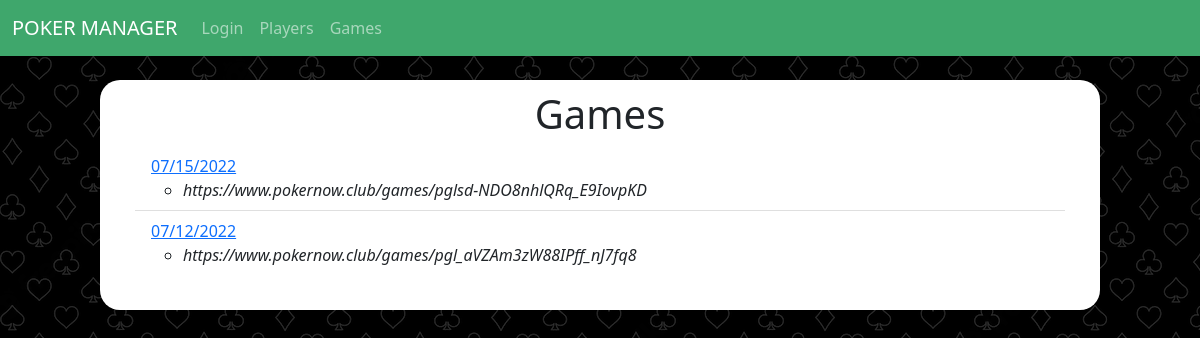
Before: /games with the older database file.
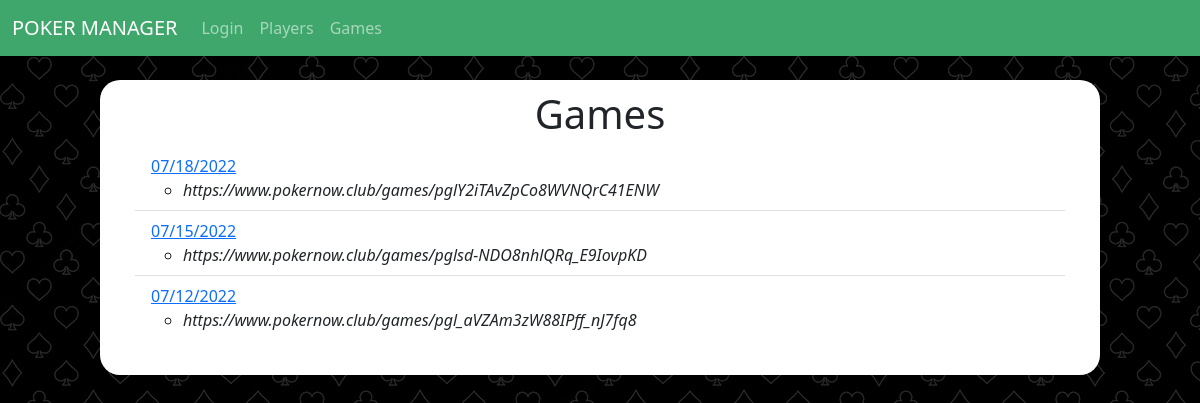
After: the same page with the newer database file.
### website/models.py (models this page shows)
class Game(db.Model):
	id = db.Column(db.Integer, primary_key=True)
	settled = db.Column(db.Boolean)
	date = db.Column(db.DateTime(timezone=True), default=func.now())
	urls = db.relationship('Url', backref='game')
	payments = db.relationship('Payment', backref='game')
	earnings = db.relationship('Earning', backref='game')

class Url(db.Model):
	id = db.Column(db.Integer, primary_key=True)
	url =  db.Column(db.String(300), unique=True)
	game_id = db.Column(db.Integer, db.ForeignKey('game.id'))

### website/views.py (the view)
@views.route('/games', methods=['GET','POST'])
def games():
	games = Game.query.order_by(Game.date.desc()).all()
	return render_template("games.html", user=current_user, games=games)

### website/templates/games.html (shortened to what this page needs)
{% extends "base.html" %}
{% block content %}
<h1 align="center">Games</h1>
<ul class="list-group list-group-flush" id="notes">
	{% for game in games %}
	<li class="list-group-item">
		<div class=" clearfix">
		<a href="{{url_for('views.payout', game_id=game.id)}}" >{{ game.date.strftime("%m/%d/%Y") }}</a>
		<ul>
			{% for url in game.urls %}
			<li><i>{{url.url}}</i></li>
			{% endfor %}
		</ul>
		</div>
	</li>
	{% endfor %}
</ul>
{% endblock %}

### website/templates/base.html (shortened to what this page needs)
<!DOCTYPE html>
<html>
    <head>
<link href="https://cdn.jsdelivr.net/npm/bootstrap@5.2.0-beta1/dist/css/bootstrap.min.css" rel="stylesheet">
    <link
      rel="stylesheet"
      href="https://stackpath.bootstrapcdn.com/font-awesome/4.7.0/css/font-awesome.min.css"
    />
    <link
      rel="stylesheet"
      href="static/style.css"
    />
    </head>
    <body>
        <nav class="navbar navbar-expand-lg navbar-dark" style="background-color: #3fa76c;">
            <div class="container-fluid">
            <div class="collapse navbar-collapse" id="mainNavbar">
                <a class="navbar-brand" href="/">POKER MANAGER</a>
                <ul class="navbar-nav me-auto mb-2 mb-lg-0">
                    {% if user and  user.is_authenticated %}
                    <li class="nav-item"><a class="nav-link" id="nav-logout" href="/logout">Logout</a></li>
                    {% else %}
                    <li class="nav-item"><a class="nav-link" id="nav-login" href="/login">Login</a></li>
                    {% endif %}
                    <li class="nav-item"><a class="nav-link" id="nav-players" href="/players">Players</a></li>
                    <li class="nav-item"><a class="nav-link" id="nav-import-game" href="/games">Games</a></li>
                </ul>
            </div>
            </div>
        </nav>
        <br/>
        <div class="container h-100 body_container" style="max-width:1000px; background-color: #fff;">
            {% block content %}
            {% endblock %}
        </div>
    </body>
</html>

### website/static/style.css (style rules this page uses)
body { height: 100%; background-image: url('card_suits4.png'); }
.body_container { border-radius: 20px; padding: 10px 35px 35px 35px; }

Changed rows visible on the page:
added Game: date "07/18/2022"
added Url: url "https://www.pokernow.club/games/pglY2iTAvZpCo8WVNQrC41ENW", shown under "07/18/2022"
